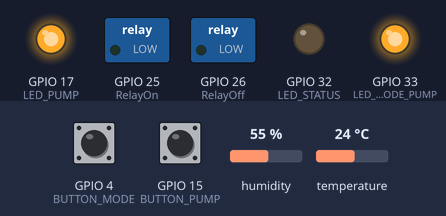
The program below on a simulated ESP32. Parts: switched loads named in the program (green lamp = pin HIGH), output pins drawn as LEDs (lit = HIGH). Inputs (shaded band) come from the test bench; at power-on: GPIO 4 (BUTTON_MODE) HIGH, GPIO 15 (BUTTON_PUMP) HIGH, humidity 55 %, temperature 24 °C. WiFi joins after 1.5 s; servers stay silent unless stated; what the program prints to the serial monitor is not drawn.

Above: at 3.3 s.
3.4 s: GPIO 4 (BUTTON_MODE) pulled LOW for 0.15 s
At 5.4 s:
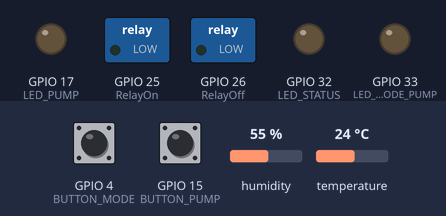
5.7 s: GPIO 4 (BUTTON_MODE) pulled LOW for 1 s
At 7.16 s:
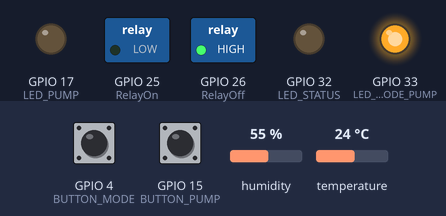
8.7 s: GPIO 15 (BUTTON_PUMP) pulled LOW for 0.15 s
At 10.4 s:
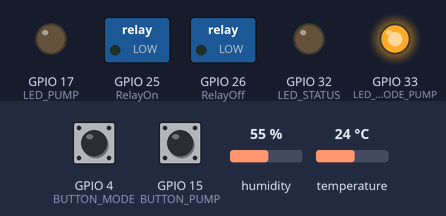
10.7 s: GPIO 15 (BUTTON_PUMP) pulled LOW for 1 s
At 12.7 s:
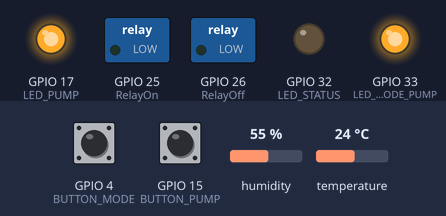
13.7 s: GPIO 15 (BUTTON_PUMP) pulled LOW for 3.2 s
At 17.16 s:
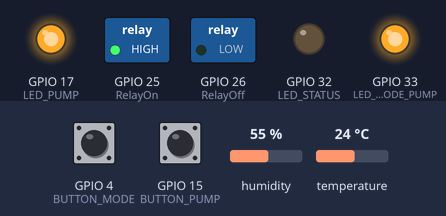
Timing chart, 0 to 18.7 s (numbered marks = the images above; inputs shaded):
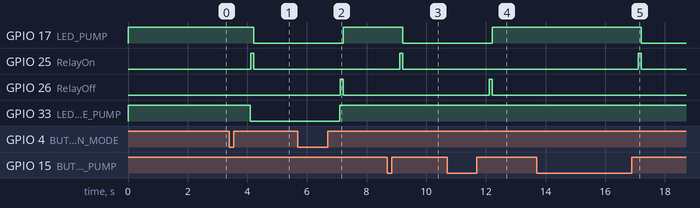

The program:

main.cpp
```cpp
#define BLYNK_TEMPLATE_ID "TMPL6TdJHiUps"
#define BLYNK_TEMPLATE_NAME "LoRaRiceCopyCopy"
#define BLYNK_AUTH_TOKEN "LXtWlaaw4DLHM4mUKKIH-TbPgGJ3S6uw"

#define statusNode V27
#define VPUMP_SWITCH V25
#define VAUTO_SWITCH V23
#define VSTART_LEVEL V38
#define VSTOP_LEVEL V39
#define VWATER_LEVEL_NOW V1
#define VPUMP_TEMP V21
#define VPUMP_HUM V22

#include <Arduino.h>
#include <WiFi.h>
#include <WiFiClient.h>
#include <WiFiManager.h>
#include <BlynkSimpleEsp32.h>
#include <Adafruit_BME280.h>
#include <EasyButton.h>

#define BUTTON_MODE 4
#define BUTTON_PUMP 15
#define LED_MODE_PUMP 33
#define LED_STATUS 32
#define LED_PUMP 17
#define RelayOn 25
#define RelayOff 26

void checkPumpControl();
void turnPumpOn();
void turnPumpOff();
void onModePressed();
void onPumpPressed();

BlynkTimer timer;
Adafruit_BME280 bme;

EasyButton buttonMode(BUTTON_MODE);
EasyButton buttonPump(BUTTON_PUMP);

bool pump_switch = false;
bool auto_switch = false;
int start_level = 0;
int stop_level = 0;
int water_level_now = 0;
bool pumpStatus = false;

float pumpTemp = 0.0;
float pumpHum = 0.0;

// =========================== Blynk ===========================
BLYNK_WRITE(VPUMP_SWITCH)
{
  if (!auto_switch)
  {
    pump_switch = param.asInt();
    Serial.print("Pump Switch (Manual from Blynk): ");
    Serial.println(pump_switch);
  }
  else
  {
    Serial.println("Ignored: Manual control disabled in Auto mode");
    Blynk.virtualWrite(VPUMP_SWITCH, pump_switch);
  }
}

BLYNK_WRITE(VAUTO_SWITCH)
{
  auto_switch = param.asInt();
  Serial.print("Auto Switch: ");
  Serial.println(auto_switch ? "AUTO" : "MANUAL");
}

BLYNK_WRITE(VSTART_LEVEL)
{
  start_level = param.asInt();
  Serial.print("Start Level: ");
  Serial.println(start_level);
}

BLYNK_WRITE(VSTOP_LEVEL)
{
  stop_level = param.asInt();
  Serial.print("Stop Level: ");
  Serial.println(stop_level);
}

BLYNK_WRITE(VWATER_LEVEL_NOW)
{
  water_level_now = param.asFloat();
  Serial.print("Water Level Now: ");
  Serial.println(water_level_now);
}
BLYNK_DISCONNECTED()
{
  Serial.println("Disconnected from Blynk!");

  Blynk.virtualWrite(statusNode, 0);

  digitalWrite(LED_STATUS, HIGH);
}
// =========================== SETUP ===========================
void setup()
{
  Serial.begin(115200);

  pinMode(LED_MODE_PUMP, OUTPUT);
  pinMode(LED_PUMP, OUTPUT);
  pinMode(LED_STATUS, OUTPUT);
  pinMode(RelayOn, OUTPUT);
  pinMode(RelayOff, OUTPUT);

  digitalWrite(RelayOn, LOW);
  digitalWrite(RelayOff, LOW);
  digitalWrite(LED_PUMP, HIGH);
  digitalWrite(LED_MODE_PUMP, HIGH);

  WiFiManager wm;
  if (!wm.startConfigPortal("ESP32-Setup-LoRaRice-Pump"))
  {
    Serial.println("Failed to connect to WiFi, restarting...");
    delay(3000);
    ESP.restart();
  }
  Serial.println("WiFi Connected!");

  Blynk.begin(BLYNK_AUTH_TOKEN, WiFi.SSID().c_str(), WiFi.psk().c_str());
  if (Blynk.connect())
  {
    Serial.println("Blynk Connected");
    Blynk.syncVirtual(VWATER_LEVEL_NOW);
  }

  digitalWrite(LED_STATUS, LOW);
  Blynk.virtualWrite(statusNode, 1);
  Blynk.virtualWrite(VPUMP_SWITCH, pump_switch);
  Blynk.virtualWrite(VAUTO_SWITCH, auto_switch);

  Wire.begin(21, 22);
  if (!bme.begin(0x76))
  {
    Serial.println("Could not find BME280 sensor!");
    while (1)
      ;
  }

  buttonMode.begin();
  buttonPump.begin();
  buttonMode.onPressed(onModePressed);
  buttonPump.onPressed(onPumpPressed);

  timer.setInterval(1000L, checkPumpControl);
}

// =========================== LOOP ===========================
void loop()
{
  Blynk.run();
  timer.run();

  buttonMode.read();
  buttonPump.read();
}

// =========================== BUTTON HANDLERS ===========================
void onModePressed()
{
  auto_switch = !auto_switch;
  Blynk.virtualWrite(VAUTO_SWITCH, auto_switch);
  Serial.print("Mode toggled (button): ");
  Serial.println(auto_switch ? "AUTO" : "MANUAL");
}

void onPumpPressed()
{
  if (!auto_switch)
  {
    pump_switch = !pump_switch;
    Blynk.virtualWrite(VPUMP_SWITCH, pump_switch);
    Serial.print("Pump toggled (button): ");
    Serial.println(pump_switch);
  }
  else
  {
    Serial.println("Manual pump button ignored (AUTO mode)");
  }
}

// =========================== PUMP CONTROL ===========================
void checkPumpControl()
{
  Serial.print("Water Level Now: ");
  Serial.println(water_level_now);

  digitalWrite(LED_MODE_PUMP, auto_switch ? LOW : HIGH);

  pumpTemp = bme.readTemperature();
  pumpHum = bme.readHumidity();
  Serial.print("Temp: ");
  Serial.print(pumpTemp);
  Serial.print(" °C | Hum: ");
  Serial.print(pumpHum);
  Serial.println(" %");

  Blynk.virtualWrite(VPUMP_TEMP, pumpTemp);
  Blynk.virtualWrite(VPUMP_HUM, pumpHum);

  if (auto_switch)
  {
    if (water_level_now <= start_level)
    {
      turnPumpOn();
      Serial.println("AUTO: ปั๊มเปิด");
    }
    else if (water_level_now >= stop_level)
    {
      turnPumpOff();
      Serial.println("AUTO: ปั๊มหยุด");
    }
  }
  else
  {
    if (pump_switch)
    {
      turnPumpOn();
      Serial.println("MANUAL: ปั๊มเปิด");
    }
    else
    {
      turnPumpOff();
      Serial.println("MANUAL: ปั๊มหยุด");
    }
  }
}

// =========================== RELAY ===========================
void turnPumpOn()
{
  if (!pumpStatus)
  {
    digitalWrite(RelayOn, HIGH);
    delay(100);
    digitalWrite(RelayOn, LOW);
    digitalWrite(LED_PUMP, LOW);
    pumpStatus = true;
    Serial.println(">> Trigger ON");
  }
}

void turnPumpOff()
{
  if (pumpStatus)
  {
    digitalWrite(RelayOff, HIGH);
    delay(100);
    digitalWrite(RelayOff, LOW);
    digitalWrite(LED_PUMP, HIGH);
    pumpStatus = false;
    Serial.println(">> Trigger OFF");
  }
}
```

Measured:
- after the input at 3.4 s, GPIO 17 (LED_PUMP): HIGH → LOW after 0.81 s; GPIO 25 (RelayOn): LOW → HIGH after 0.71 s, → LOW 0.10 s later; GPIO 33 (LED_MODE_PUMP): HIGH → LOW after 0.71 s
- after the input at 5.7 s, GPIO 17 (LED_PUMP): LOW → HIGH after 1.5 s; GPIO 26 (RelayOff): LOW → HIGH after 1.4 s, → LOW 0.10 s later; GPIO 33 (LED_MODE_PUMP): LOW → HIGH after 1.4 s
- after the input at 8.7 s, GPIO 17 (LED_PUMP): HIGH → LOW after 0.51 s; GPIO 25 (RelayOn): LOW → HIGH after 0.41 s, → LOW 0.10 s later
- after the input at 10.7 s, GPIO 17 (LED_PUMP): LOW → HIGH after 1.5 s; GPIO 26 (RelayOff): LOW → HIGH after 1.4 s, → LOW 0.10 s later
- after the input at 13.7 s, GPIO 17 (LED_PUMP): HIGH → LOW after 3.5 s; GPIO 25 (RelayOn): LOW → HIGH after 3.4 s, → LOW 0.10 s later
